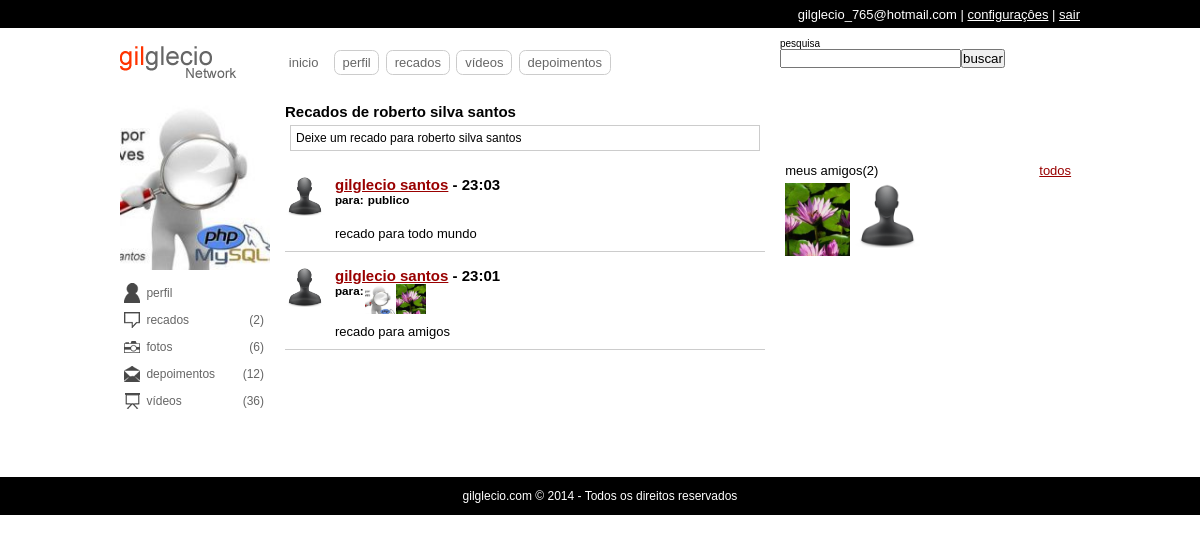
Before: /recados.php?uid=2 (signed in) with the older database file.
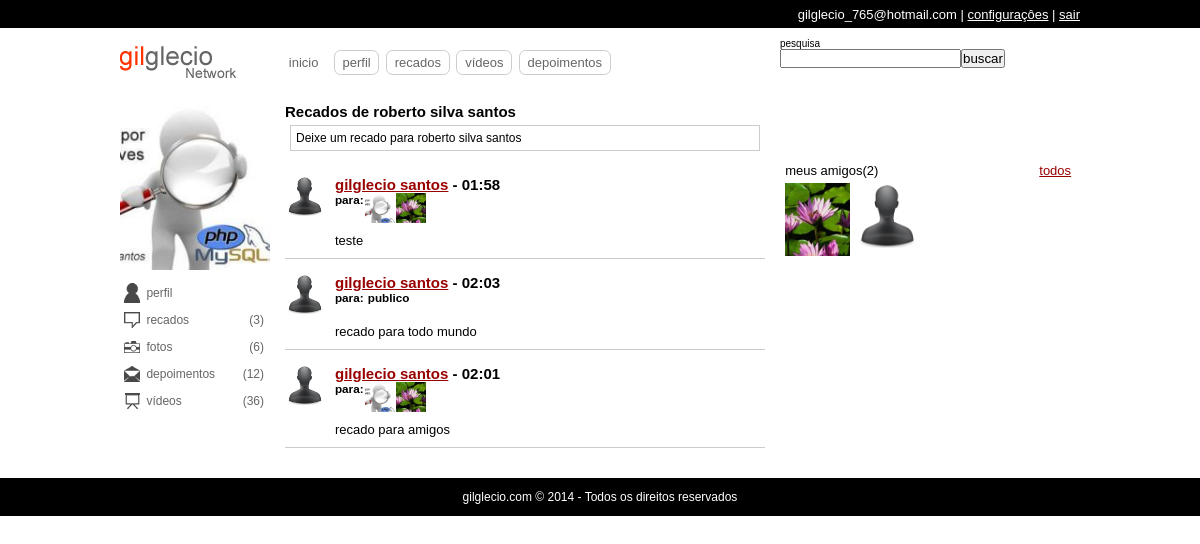
After: the same page with the newer database file.
### tables this page shows
CREATE TABLE IF NOT EXISTS `usuarios` (
  `id` int(11) NOT NULL AUTO_INCREMENT,
  `email` varchar(64) NOT NULL,
  `senha` varchar(128) NOT NULL,
  `nome` varchar(32) NOT NULL,
  `sobrenome` varchar(64) NOT NULL,
  `nascimento` date NOT NULL,
  `sexo` varchar(10) NOT NULL,
  `imagem` varchar(128) DEFAULT NULL,
  `status` int(1) NOT NULL DEFAULT '0',
  `cadastro` date NOT NULL,
  `nivel` int(1) NOT NULL DEFAULT '0',
  PRIMARY KEY (`id`)
);

CREATE TABLE IF NOT EXISTS `recados` (
  `id` int(11) NOT NULL AUTO_INCREMENT,
  `de` int(11) NOT NULL,
  `para` varchar(10) NOT NULL,
  `recado` text NOT NULL,
  `status` int(1) NOT NULL DEFAULT '1',
  `data` timestamp NOT NULL DEFAULT CURRENT_TIMESTAMP ON UPDATE CURRENT_TIMESTAMP,
  PRIMARY KEY (`id`)
);

### classes/DB.class.php (called while the page is built, shortened)
<?php
	class DB{
		private static $conn;
		static function getConn(){
			if(is_null(self::$conn)){
				self::$conn = new PDO('mysql:host=localhost;dbname=aularedesocial','root','123');
				self::$conn->setAttribute(PDO::ATTR_ERRMODE,PDO::ERRMODE_EXCEPTION);
			}
			return self::$conn;
		}
	}

### classes/Recados.class.php (called while the page is built, shortened)
<?php
	class Recados extends DB{
		static function getRecados($idExtrangeiro){
			$select = self::getConn()->prepare("
			SELECT u.id, u.nome, u.sobrenome, u.imagem, a.de, a.para, r.id, r.recado, r.de, r.para, r.data, r.status FROM usuarios u
			INNER JOIN amisade a ON (((u.id=a.de) AND (a.para=?)) OR ((u.id=a.para) AND (a.de=?)))
			INNER JOIN recados r ON ((r.de=u.id) AND (r.para='publico' OR r.para='amigos' OR r.para=?) AND r.status=1) AND a.status=1 ORDER BY r.data DESC");
			$select->execute(array($idExtrangeiro,$idExtrangeiro,$idExtrangeiro));
			$d['num'] = $select->rowCount();
			$d['dados'] = $select->fetchAll();
			return $d;
		}
	}

### classes/Amisade.class.php (called while the page is built, shortened)
<?php
	class Amisade extends DB{
		static function list_amigos($idExtrangeiro){
			$selAmigos= self::getConn()->prepare('SELECT u.id, u.nome, u.sobrenome, u.imagem FROM usuarios u INNER JOIN amisade a ON (((u.id=a.de) AND (a.para=?)) OR ((u.id=a.para) AND (a.de=?))) AND a.status=1');
			$selAmigos->execute(array($idExtrangeiro,$idExtrangeiro));
			$d['num'] = $selAmigos->rowCount();
			$d['dados'] = $selAmigos->fetchAll();
			return $d;
		}
		static function strIdAmigos($amigos){
			$ids = array();
			foreach ($amigos as $value) {
				array_push($ids, $value['id']);
			}
			return implode(',', $ids);
		}
	}

### classes/Allbuns.class.php (called while the page is built, shortened)
<?php
	class Albuns extends DB{
		static function listAlbuns($usuario){
			$list = self::getConn()->prepare('SELECT * FROM `albuns` WHERE `usuario`=?');
			$list->execute(array($usuario));
			$d['num'] = $list->rowCount();
			$d['dados'] = $list->fetchAll();
			return $d;
		}
		private static function getFotos($album){
			$list = self::getConn()->prepare('SELECT * FROM `fotos` WHERE `album`=?');
			$list->execute(array($album));
			$d['num'] = $list->rowCount();
			$d['dados'] = $list->fetchAll();
			return $d;
		}
		static function totalFotos($usuario){
			$albuns = self::listAlbuns($usuario);
			$totalfotos = 0;
			foreach($albuns['dados'] as $albuns):
				$fotos = self::getFotos($albuns['id']);
				$totalfotos += $fotos['num'];
			endforeach;
			return $totalfotos;
		}
	}

### recados.php (the view, shortened to what this page needs)
<?php include('includes/header.php'); ?>
        <div id="amarra-center-left">
            <div class="center">
                <div class="blocos" id="pagina">
                	<h2><?php echo ($idDaSessao<>$idExtrangeiro) ? 'Recados de '.$user_fullname : 'Meus recados'; ?></h2>
                    <?php include('includes/form_recados.php'); ?>
                    <div id="listrecados">
                    	<?php
						if($recados['num']>0){
							echo '<ul>';
							foreach($recados['dados'] as $asRecados){
								echo '<li><span><img src="uploads/usuarios/'.user_img($asRecados['imagem']).'" /></span>
								<h2><a href="perfil.php?uid='.$asRecados['de'].'">'.$asRecados['nome'].' '.$asRecados['sobrenome'].'</a> - '.date('H:i',strtotime($asRecados[10])).'</h2>
								<h3>';
								echo '<ul><li>para: </li>';
								if($asRecados['para']=='amigos'){
									$amigos_recados = Amisade::list_amigos($asRecados['de']);
									foreach($amigos_recados['dados'] as $asAmigosRec){
										echo '<li><span><a href="perfil.php?uid='.$asAmigosRec['id'].'" /><img title="'.$asAmigosRec['nome'].' '.$asAmigosRec['sobrenome'].'" src="uploads/usuarios/'.user_img($asAmigosRec['imagem']).'" /></a></span></li>';
									}
								}elseif($asRecados['para']=='publico'){
									echo '<li>&nbsp;publico</li>';
								}else{
									$dados = $objLogin->getDados($asRecados['para']);
									echo '<li><span><a href="perfil.php?uid='.$dados['id'].'" /><img title="'.$dados['nome'].' '.$dados['sobrenome'].'" src="uploads/usuarios/'.user_img($dados['imagem']).'" /></a></span></li>';
								}
								echo '</ul>';
								echo '</h3>
								<!--esta linha de css faz a quebra automatica das linhas
								vindas do formulario white-space:pre-wrap; -->
								<pre><p style="white-space:pre-wrap; width:90%;">'.htmlspecialchars($asRecados[7]).'</p></pre></li>';
							}
							echo '</ul>';
						}
						?>
                    </div>
                </div>
            </div>
            <div class="right">
                <?php include('includes/amigos.php'); ?>
            </div>
        </div>
<?php include('includes/footer.php'); ?>

### includes/header.php (shortened to what this page needs)
<?php
include('classes/DB.class.php');
include('classes/Login.class.php');
include('classes/Amisade.class.php');
include('classes/Recados.class.php');
include('classes/Allbuns.class.php');
$idExtrangeiro = (isset($_GET['uid'])) ? (int)$_GET['uid'] : $_SESSION['socialbigui_uid'];
$idDaSessao = $_SESSION['socialbigui_uid'];
function user_img($img){
	return ($img<>'' AND file_exists('uploads/usuarios/'.$img)) ? $img : 'default.png';
}
$user_imagem = user_img($user_imagem);
$user_fullname = $user_nome.' '.$user_sobrenome;
?>
<!DOCTYPE HTML>
<html lang="pt-br">
<head>
<link rel="stylesheet" media="screen" href="estilos/template.css" type="text/css" />
</head>
<body>
<div id="topo">
	<div class="cAlign">
        <span><?php echo $_SESSION['socialbigui_usuario'] ?> | <a href="#">configura&ccedil;&ocirc;es</a> | <a href="?sair=true">sair</a></span>
    </div>
</div>
<div class="cAlign">
    <div id="header">
    	<div class="left">
        </div>
        <div class="center">
      		<ul>
                <li><a href="./" class="ativo">inicio</a></li>
                <li><a href="perfil.php">perfil</a></li>
                <li><a href="recados.php">recados</a></li>
                <li><a href="videos.php">v&iacute;deos</a></li>
                <li><a href="depoimentos.php">depoimentos</a></li>
            </ul>
        </div>
        <div class="right">
        	<span>pesquisa</span>
            <form name="pesquisa-all" action="busca.php" method="get">
            	<input type="text" name="s" /><input type="submit" value="buscar" />
            </form>
        </div>
    </div>
    <div id="content">
		<div class="left">
            <div class="blocos" id="foto-perfil">
            	<a href="#"><img src="uploads/usuarios/<?php echo $user_imagem; ?>" alt="<?php echo $user_nome ?>" title="<?php echo $user_nome ?>" /></a>
            </div>
            <?php
			$list_amigos = Amisade::list_amigos($idExtrangeiro);
			$albuns = Albuns::listAlbuns($idExtrangeiro);
			?>
            <div class="blocos" id="menu-lateral">
            	<ul>
                	<li><a href="perfil.php?uid=<?php echo $idExtrangeiro ?>" class="perfil">perfil</a></li>
                   	<?php $recados = Recados::getRecados($idExtrangeiro); ?>
                	<li><a href="recados.php?uid=<?php echo $idExtrangeiro ?>" class="recados">recados <span>(<?php echo $recados['num'] ?>)</span></a></li>
                    <li><a href="albuns.php?uid=<?php echo $idExtrangeiro ?>" class="fotos">fotos <span>(<?php echo Albuns::totalFotos($idExtrangeiro); ?>)</span></a></li>
                    <li><a href="depoimentos.php?uid=<?php echo $idExtrangeiro ?>" class="depoimentos">depoimentos <span>(12)</span></a></li>
                    <li><a href="videos.php?uid=<?php echo $idExtrangeiro ?>" class="videos">v&iacute;deos <span>(36)</span></a></li>
                </ul>
            </div>
        </div>

### includes/form_recados.php (shortened to what this page needs)
<div id="dexar-recados">
    <?php $txt_for_recado = ($idDaSessao<>$idExtrangeiro) ? 'Deixe um recado para '.$user_fullname : 'Deixe um recado para seus amigos' ;
	?>
    <div id="recadoinput"><?php echo  $txt_for_recado; ?></div>
</div>

### includes/amigos.php (shortened to what this page needs)
<div class="blocos" id="publicidade">
</div>
<div class="blocos" id="meus-amigos">
    <span>meus amigos(<?php echo $list_amigos['num'] ?>) <a href="#">todos</a></span>
    <ul>
    	<?php
		if($list_amigos['num']>0){
			foreach($list_amigos['dados'] as $resAmigos){
				echo '<li><span><a href="perfil.php?uid='.$resAmigos[0].'"><img src="uploads/usuarios/'.user_img($resAmigos[3]).'" alt="" title="'.$resAmigos[1].' '.$resAmigos[2].'" /></a></span></li>';
			}
		}else{
			echo 'Você não tem amigos';
		}
		?>
    </ul>
</div>

### includes/footer.php
</div>
</div>
<div id="footer">
	<div class="cAlign">
    	<p>gilglecio.com &copy; <?php echo date('Y') ?> - Todos os direitos reservados</p>
    </div>
</div>
</body>
</html>

### estilos/template.css (style rules this page uses)
* { margin:0; padding:0; }
body { background:url(../uploads/tema/default.jpg) center fixed; font:62.5% "Trebuchet MS", Arial, Helvetica, sans-serif; text-align:center; }
img { display:block; }
a { color:#900; }
.cAlign { width:960px; margin:0 auto; text-align:left; }
div#topo { background:#000; color:#FFF; padding:0.5em 0; overflow:hidden; font-size:1.3em; }
div#topo span { float:right; }
div#topo span a { color:#FFF; }
div#header { width:100%; min-height:50px;padding:1em 0; }
div.left { width:149.999px; }
div.center { width:489.999px; margin:0 1em; }
div.right { width:299.999px; }
div.left, div.center, div.right { min-height:50px; float:left; }
div#header div.left { background:url(../images/bigui.png) no-repeat left; }
div#dexar-recados { padding:0.5em; width:auto; overflow:hidden; }
div#header .center ul { margin-bottom:-0.1em; list-style:none; font-size:1.3em; float:left; margin-top:17px; }
div#header .center ul li { float:left; display:inline; }
div#header .center ul li a { border:1px solid #CCC; background:#fff; color:#666; margin-right:0.5em; padding:0.3em 0.6em;border-radius:0.5em; text-decoration:none; }
div#header .center ul li a.ativo, div#header .center ul li a:hover { border:1px solid #fff; }
div#content { overflow:hidden; }
div.blocos { width:100%; min-height:50px; margin-bottom:1em; clear:both; background:#fff; }
div#content .blocos { width:auto; }
div#recadoinput { padding:5px; font:12px Arial, Helvetica, sans-serif; border:1px solid #CCC; }
div#pagina { padding:0.5em; width:auto; }
div#foto-perfil { overflow:hidden; }
div#foto-perfil img { width:100%; float:left; }
div#menu-lateral ul { font-size:1.2em; list-style:none; }
div#menu-lateral ul li a { display:block; color:#666; text-decoration:none; padding:0.5em; margin-bottom:0.1em; padding-left:2.2em; }
div#menu-lateral ul li a span { float:right; }
div#menu-lateral ul li a.perfil { background:url(../images/perfil.png) no-repeat left; }
div#menu-lateral ul li a.recados { background:url(../images/recados.png) no-repeat left; }
div#menu-lateral ul li a.fotos { background:url(../images/fotos.png) no-repeat left; }
div#menu-lateral ul li a.videos { background:url(../images/videos.png) no-repeat left; }
div#menu-lateral ul li a.depoimentos { background:url(../images/depoimentos.png) no-repeat left; }
div#meus-amigos { padding:0.2em; overflow:hidden; font-size:1.3em; }
div#meus-amigos span { width:97%; display:block; padding:0.2em; }
div#meus-amigos span a { float:right; }
div#meus-amigos ul { width:298px; height:281px; overflow-y:scroll; list-style:none; }
div#meus-amigos ul li { display:inline; float:left; }
div#meus-amigos ul li span { width:65px; height:70px; overflow:hidden; }
div#meus-amigos ul li img { width:100%; }
div#listrecados { margin-top:20px; }
div#listrecados ul li { overflow:hidden; margin-bottom:4px; border-bottom:1px solid #CCC; margin-bottom:15px; padding-bottom:10px; }
div#listrecados ul li span { width:40px; height:40px; overflow:hidden; float:left; margin-right:10px; }
div#listrecados ul li span img { width:100%; }
div#listrecados ul li h3 { display:block; float:left; }
div#listrecados ul li p { float:left; width:100%; margin-left:50px; font:13px Arial, Helvetica, sans-serif; list-style:18px; margin-top:10px; }
div#listrecados ul li ul li { list-style:none; float:left; margin:0; padding:0; margin-right:1px; border:none; }
div#listrecados ul li ul li span { width:30px; height:30px; margin:0; }
div#footer { width:100%; background:#000; color:#FFF; font-size:1.2em; text-align:center; padding:1em 0; }
div#footer p { display:block; width:100%; text-align:center; }

Changed rows visible on the page:
now on one of the page's lists (row edited): usuarios: nome "gilglecio", sobrenome "santos", recados.data "02:01", recados.recado "recado para amigos"
changed usuarios "gilglecio": recados.data "23:03" → "01:58"; recados.recado "recado para todo mundo" → "teste"; recados.data "23:01" → "02:03"; recados.recado "recado para amigos" → "recado para todo mundo"
Other visible differences:
$recados['num']: "2" → "3"
